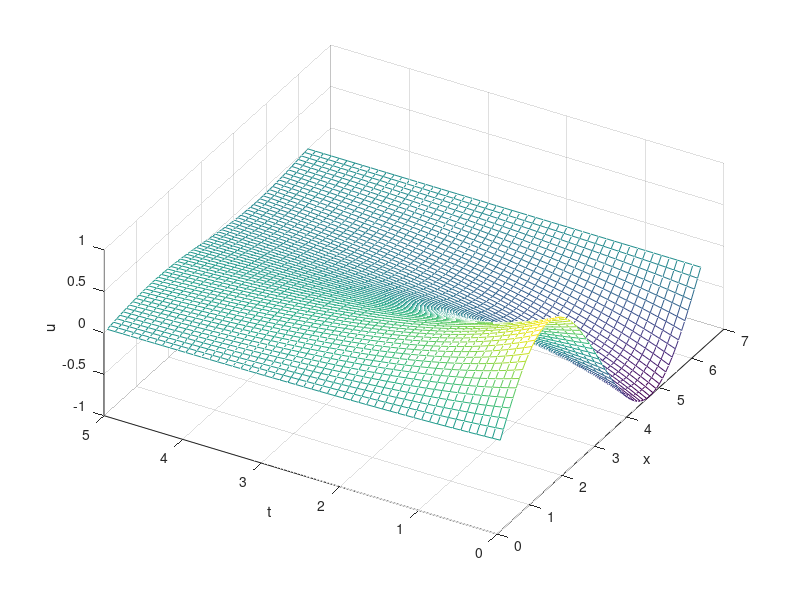

This figure's MATLAB source:
%Solving Heat Equation using pseudo-spectral and Forward Euler
%u_t= \alpha*u_xx
%BC= u(0)=0, u(2*pi)=0
%IC=sin(x)
clear all; clc;

%Grid
N = 64;         %Number of steps
h = 2*pi/N;     %step size
x = h*(1:N);    %discretize x-direction

alpha = .5;      %Thermal Diffusivity constant
t = 0;          
dt = .001;

%Initial conditions 
v = sin(x);            
k=(1i*[0:N/2-1 0 -N/2+1:-1]);
k2=k.^2;

%Setting up Plot
tmax = 5; tplot = .1;
plotgap= round(tplot/dt); 
nplots = round(tmax/tplot);
data = [v; zeros(nplots,N)]; tdata = t;

  
for i = 1:nplots
    v_hat = fft(v);  %Fourier Space
    for n = 1:plotgap
        v_hat = v_hat+dt*alpha*k2.*v_hat; %FE timestepping
    end
    v = real(ifft(v_hat)); %Back to real space
    data(i+1,:) = v;
    t=t+plotgap*dt;
    tdata = [tdata; t]; %Time vector
end

%Plot using mesh
mesh(x,tdata,data), grid on,
view(-60,55), xlabel x, ylabel t, zlabel u, zlabel u